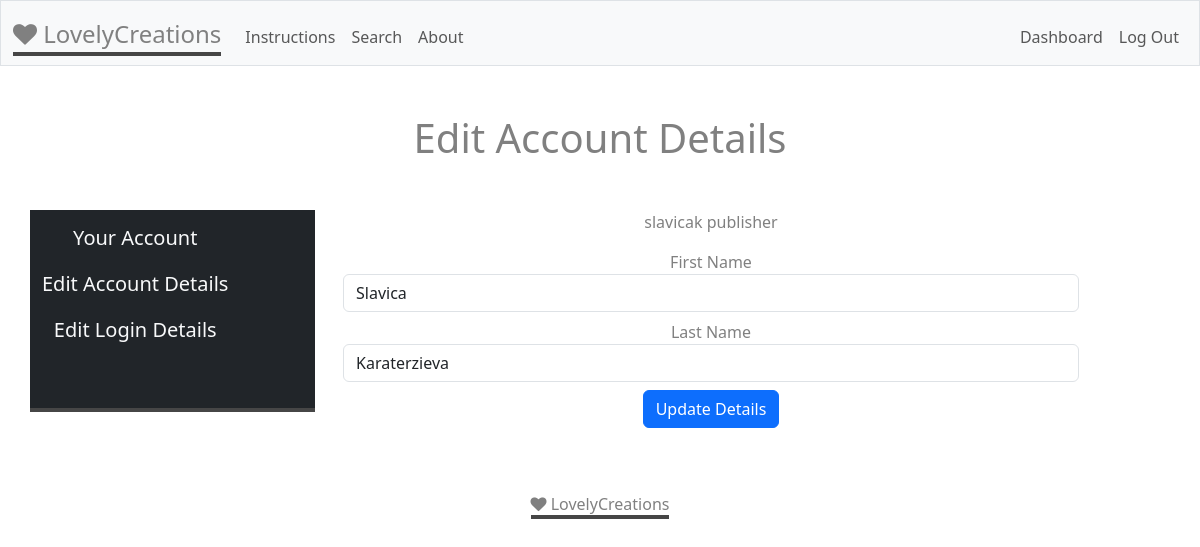
Page /edit_account (signed in) on the committed database.
### tables this page shows
CREATE TABLE users(
    id INTEGER PRIMARY KEY AUTOINCREMENT NOT NULL, 
    username TEXT NOT NULL, 
    hash TEXT NOT NULL, 
    type TEXT NOT NULL
);

CREATE TABLE publisher(
    user_id INTEGER NOT NULL,
    first_name TEXT NULL,
    last_name TEXT NULL,
    timestamp DATETIME DEFAULT CURRENT_TIMESTAMP,
    FOREIGN KEY (user_id) REFERENCES users(id)
    ON DELETE CASCADE
);

### app.py (the view, shortened to what this page needs)
@app.route("/edit_account", methods=["POST", "GET"])
@login_required
def edit_account():
      id = session["user_id"]
      type = db.execute("SELECT type FROM users WHERE id = ?", id)[0]["type"]
      first_name = request.form.get("first_name")
      last_name = request.form.get("last_name")
      username = db.execute("SELECT username FROM users WHERE id = ?", id)[0]["username"]
      if request.method == "GET":
         if type == "publisher":
            pub_rows = db.execute("SELECT * FROM publisher WHERE user_id = ?", id)
            return render_template("edit_account.html", publish=pub_rows, username=username, type=type)
         if type == "reader":
            read_rows = db.execute("SELECT * FROM reader WHERE user_id = ?", id)
            return render_template("edit_account.html", publish=read_rows, username=username, type=type)

### app.py (called while the page is built)
@app.after_request
def after_request(response):
    response.headers["Cache-Control"] = "no-cache, no-store, must-revalidate"
    response.headers["Expires"] = 0
    response.headers["Pragma"] = "no-cache"
    return response

### helpers.py (called while the page is built)
def login_required(f):
    @wraps(f)
    def decorated_function(*args, **kwargs):
        if session.get("user_id") is None:
            return redirect("/login")
        return f(*args, **kwargs)
    return decorated_function

### templates/edit_account.html (shortened to what this page needs)
{% extends "layout.html" %}
{% block main %}
<h1 class="mb-5"> Edit Account Details</h1>
<div class="row">
  <nav class="navbar navbar-brand bg-dark col-sm-3 mb-3">
    <div class="container-fluid">
      <ul class="navbar-nav">
        <li class="nav-item">
          <a class="nav-link  text-light" href="/account">Your Account</a>
        </li>
        <li class="nav-item">
          <a class="nav-link  text-light" href="/edit_account">Edit Account Details</a>
        </li>
        <li class="nav-item">
          <a class="nav-link  text-light" href="/edit_login">Edit Login Details</a>
        </li>
      </ul>
    </div>
  </nav>
  <div class="col-lg-8">
    <p>{{username}} {{type}}</p>
    {% if type == "publisher" %}
    <form action="/edit_account" method="post">
        {% for user in publish %}
        <label for="first_name">First Name</label>
        <input class="form-control mb-2" type="text" id="first_name" name="first_name" value="{{user['first_name']}}">
        <label for="last_name">Last Name</label>
        <input class="form-control mb-2" type="text" id="last_name" name="last_name" value="{{user['last_name']}}">
        {% endfor %}
        <button class="btn btn-primary" type="submit">Update Details</button>
      </form>
      {% endif %}
  </div>
</div>
{% endblock %}

### static/styles.css (style rules this page uses)
body { color:gray; }
.navbar-brand { margin-left: 0; padding-bottom: 0; border-bottom: 4px solid #464646; }
.navbar { align-items: flex-start; }

### rows in the picture
users: username "slavicak", type "publisher"
publisher: first_name "Slavica", last_name "Karaterzieva"
